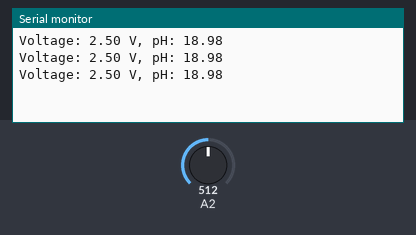
The sketch below on a simulated Arduino Uno, built with avr-gcc and run on an emulated ATmega328P. Shown: the last lines printed to the serial monitor. The test bench sets the inputs (shaded band); at power-on: A2 = 512.

Above: at 1.3 s.
1.4 s: A2 set to 716
At 1.9 s:
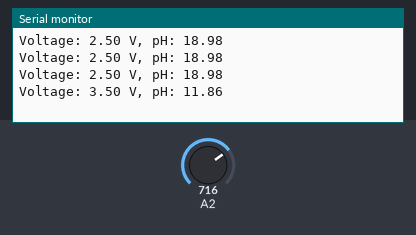
2.9 s: A2 set to 900
At 3.4 s:
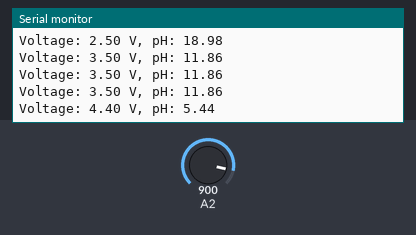
Timing chart, 0 to 5.9 s (numbered marks = the images above; inputs shaded):
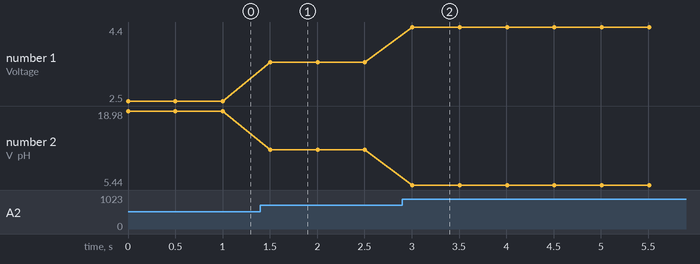

Measured:
- after the input at 1.4 s, the serial monitor: prints a new line after 0.10 s (image 1)
- after the input at 2.9 s, the serial monitor: prints a new line after 0.11 s (image 2)
- plotted number 1: 2.5 → 3.5 after the input at 1.4 s, 3.5 → 4.4 after the input at 2.9 s
- plotted number 2: 18.98 → 11.86 after the input at 1.4 s, 11.86 → 5.44 after the input at 2.9 s

The sketch:

ph_cal.ino
```cpp
// Variabel untuk menyimpan nilai analog dan tegangan
int pH_Value;
float Voltage;
float pH;

// Koefisien kalibrasi (dihitung berdasarkan pembacaan pada buffer pH 4 dan pH 7)
float slope; // Kemiringan linier
float intercept; // Titik potong sumbu-Y

void setup()
{
  Serial.begin(9600);
  pinMode(A2, INPUT);

  // Tentukan titik kalibrasi berdasarkan pembacaan tegangan sensor
  float voltage_pH4 = 4.6; // Tegangan saat buffer pH 4
  float voltage_pH7 = 4.18; // Tegangan saat buffer pH 7
  float pH4 = 4.0;
  float pH7 = 7.0;

  // Hitung slope dan intercept
  slope = (pH7 - pH4) / (voltage_pH7 - voltage_pH4);
  intercept = pH4 - slope * voltage_pH4;
}

void loop()
{
  // Baca nilai analog dari sensor
  pH_Value = analogRead(A2);

  // Konversi nilai analog menjadi tegangan
  Voltage = pH_Value * (5.0 / 1023.0);

  // Hitung nilai pH berdasarkan hasil kalibrasi
  pH = slope * Voltage + intercept;

  // Tampilkan tegangan dan nilai pH
  Serial.print("Voltage: ");
  Serial.print(Voltage);
  Serial.print(" V, pH: ");
  Serial.println(pH);

  delay(500);
}
```
